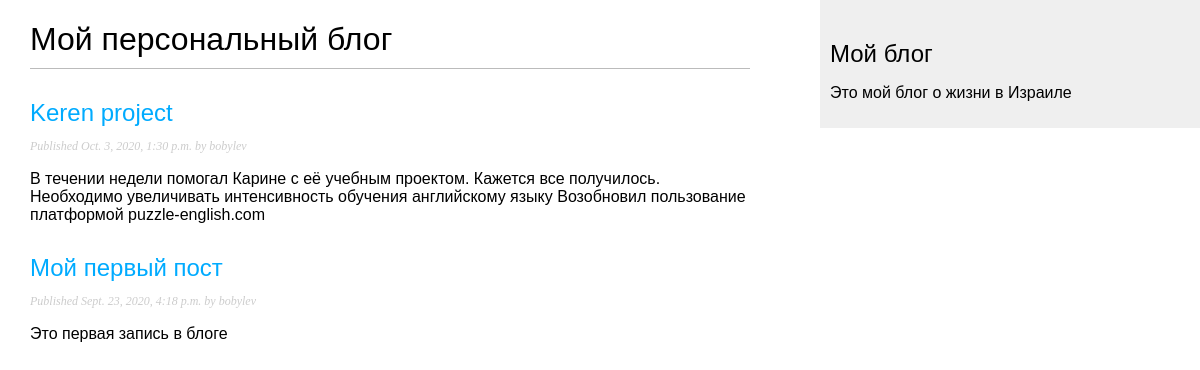
/blog/, run on an earlier commit of the app's database.
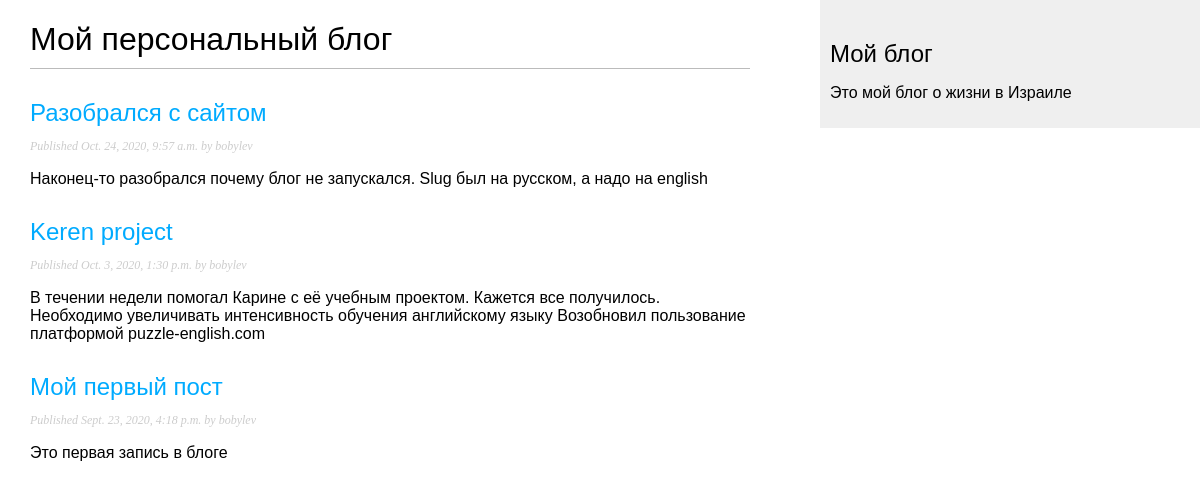
And on a later commit of the database.
### blog/models.py (models this page shows, shortened)
class Post(models.Model):
    STATUS_CHOICES = (
        ('draft', 'Draft'),
        ('published', 'Published'),
    )
    title = models.CharField(max_length=250)
    slug = models.SlugField(max_length=250, unique_for_date='publish')
    author = models.ForeignKey(User, on_delete=models.CASCADE, related_name='blog_posts')
    body = models.TextField()
    publish = models.DateTimeField(default=timezone.now)
    created = models.DateTimeField(auto_now_add=True)
    updated = models.DateTimeField(auto_now=True)
    status = models.CharField(max_length=10, choices=STATUS_CHOICES, default='draft')
    objects = models.Manager()  # The default manager.
    published = PublishedManager()  # Our custom manager.
    class Meta:
        ordering = ('-publish',)
    def get_absolute_url(self):
        return reverse('blog:post_detail',
                       args=[self.publish.year,
                             self.publish.month,
                             self.publish.day,
                             self.slug])

### blog/views.py (the view)
# urls.py: path('', views.post_list, name='post_list'),
def post_list(request):
    posts = Post.published.all()
    return render(request, 'blog/post/list.html', {'posts': posts})

### blog/models.py (called while the page is built)
    def get_queryset(self):
        return super(PublishedManager, self).get_queryset().filter(status='published')

### blog/templates/blog/post/list.html (shortened to what this page needs)
{% extends "blog/base.html" %}
{% block content %}
  <h1>Мой персональный блог</h1>
  {% for post in posts %}
    <h2>
      <a href="{{post.get_absolute_url}}">{{ post.title}}</a>
    </h2>
    <p class="date">Published {{post.publish}} by {{post.author}}</p>
    {{ post.body|truncatewords:30|linebreaks}}
  {% endfor %}
{% endblock %}

### blog/templates/blog/base.html (shortened to what this page needs)
{% load static %}
<!DOCTYPE html>
<html>
<head>
  <link href="{% static "css/blog.css" %}" rel="stylesheet">
</head>
<body>
  <div id="content">
    {% block content %}
    {% endblock %}
  </div>
  <div id="sidebar">
    <h2>Мой блог</h2>
      <p>Это мой блог о жизни в Израиле</p>
  </div>
</body>
</html>

### blog/static/css/blog.css (style rules this page uses)
body { margin:0; padding:0; font-family:helvetica, sans-serif; }
a { color:#00abff; text-decoration:none; }
h1 { font-weight:normal; border-bottom:1px solid #bbb; padding:0 0 10px 0; }
h2 { font-weight:normal; margin:30px 0 0; }
#content { float:left; width:60%; padding:0 0 0 30px; }
#sidebar { float:right; width:30%; padding:10px; background:#efefef; height:100%; }
p.date { color:#ccc; font-family: georgia, serif; font-size: 12px; font-style: italic; }

What changed in the data, as far as the page shows it:
added Post: title "Разобрался с сайтом", publish "Oct. 24, 2020, 9:57 a.m.", author "bobylev", body "Наконец-то разобрался почему блог не запускался. Slug был на русском, а надо на english"
